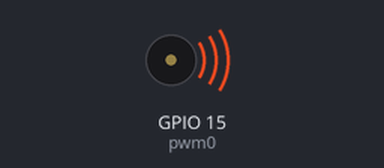
Bench run of a program on a simulated ESP32 board running MicroPython. Shown: buzzer (waves = sounding). At 6.9 s the program stops and its outputs stay as they are.

Above: at 0.1 s.
At 6.9 s:
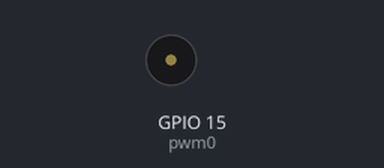
Timing chart, 0 to 8.4 s (numbered marks = the images above):
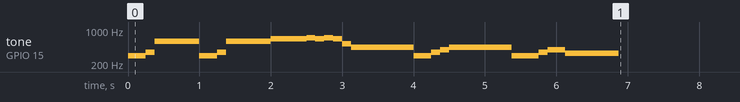

The program:

storms.py
```python
from machine import Pin, PWM
import time
from notes import *

pwm0 = PWM(Pin(15))
ii = 0
pwm0.duty(512)

songOfStromArray = [D4, F4, D5, D4, F4, D5, E5, F5, E5, F5, E5, C5, A4, A4, D4, F4, G4, A4, A4, D4, F4, G4, E4]
songOfStormDelay = [X2, X1, X6, X2, X1, X6, X5, X1, X1, X1, X1, X1, X6, X2, X2, X1, X1, X6, X2, X3, X1, X2, X7]

for i in songOfStromArray:
    pwm0.freq(int(i))
    time.sleep(songOfStormDelay[ii])
    ii = ii + 1
else:
    pwm0.deinit()

'''
song = {
    'note': [1, 2, 3],
    'dura': [2, 4, 3]
        }
'''
```

notes.py
```python
# Frequencies based on http://www.phy.mtu.edu/~suits/notefreqs.html
R   = 0
C0  = 16.35
CS0 = 17.32
D0  = 18.35
DS0 = 19.45
E0  = 20.60
F0  = 21.83
FS0 = 23.12
G0  = 24.50
GS0 = 25.96
A0  = 27.50
AS0 = 29.14
B0  = 30.87
C1  = 32.70
CS1 = 34.65
D1  = 36.71
DS1 = 38.89
E1  = 41.20
F1  = 43.65
FS1 = 46.25
G1  = 49.00
GS1 = 51.91
A1  = 55.00
AS1 = 58.27
B1  = 61.74
C2  = 65.41
CS2 = 69.30
D2  = 73.42
DS2 = 77.78
E2  = 82.41
F2  = 87.31
FS2 = 92.50
G2  = 98.00
GS2 = 103.83
A2  = 110.00
AS2 = 116.54
B2  = 123.47
C3  = 130.81
CS3 = 138.59
D3  = 146.83
DS3 = 155.56
E3  = 164.81
F3  = 174.61
FS3 = 185.00
G3  = 196.00
GS3 = 207.65
A3  = 220.00
AS3 = 233.08
B3  = 246.94
C4  = 261.63
CS4 = 277.18
D4  = 293.66
DS4 = 311.13
E4  = 329.63
F4  = 349.23
FS4 = 369.99
G4  = 392.00
GS4 = 415.30
A4  = 440.00
AS4 = 466.16
B4  = 493.88
C5  = 523.25
CS5 = 554.37
D5  = 587.33
DS5 = 622.25
E5  = 659.25
F5  = 698.46
FS5 = 739.99
G5  = 783.99
GS5 = 830.61
A5  = 880.00
AS5 = 932.33
B5  = 987.77
C6  = 1046.50
CS6 = 1108.73
D6  = 1174.66
DS6 = 1244.51
E6  = 1318.51
F6  = 1396.91
FS6 = 1479.98
G6  = 1567.98
GS6 = 1661.22
A6  = 1760.00
AS6 = 1864.66
B6  = 1975.53
C7  = 2093.00
CS7 = 2217.46
D7  = 2349.32
DS7 = 2489.02
E7  = 2637.02
F7  = 2793.83
FS7 = 2959.96
G7  = 3135.96
GS7 = 3322.44
A7  = 3520.00
AS7 = 3729.31
B7  = 3951.07
C8  = 4186.01
CS8 = 4434.92
D8  = 4698.63
DS8 = 4978.03
E8  = 5274.04
F8  = 5587.65
FS8 = 5919.91
G8  = 6271.93
GS8 = 6644.88
A8  = 7040.00
AS8 = 7458.62
B8  = 7902.13

# Calulated Delays eg: quarter notes
X1 = 0.125
X2 = 0.250
X3 = 0.375
X4 = 0.425
X5 = 0.500
X6 = 0.625
X7 = 0.750
```

Measured:
- by itself, tone on GPIO 15 (pwm0): plays 293 Hz for 0.25 s, 349 Hz for 0.13 s, 587 Hz for 0.63 s, 293 Hz for 0.25 s, 349 Hz for 0.13 s, 587 Hz for 0.63 s … (21 notes in this stretch)
